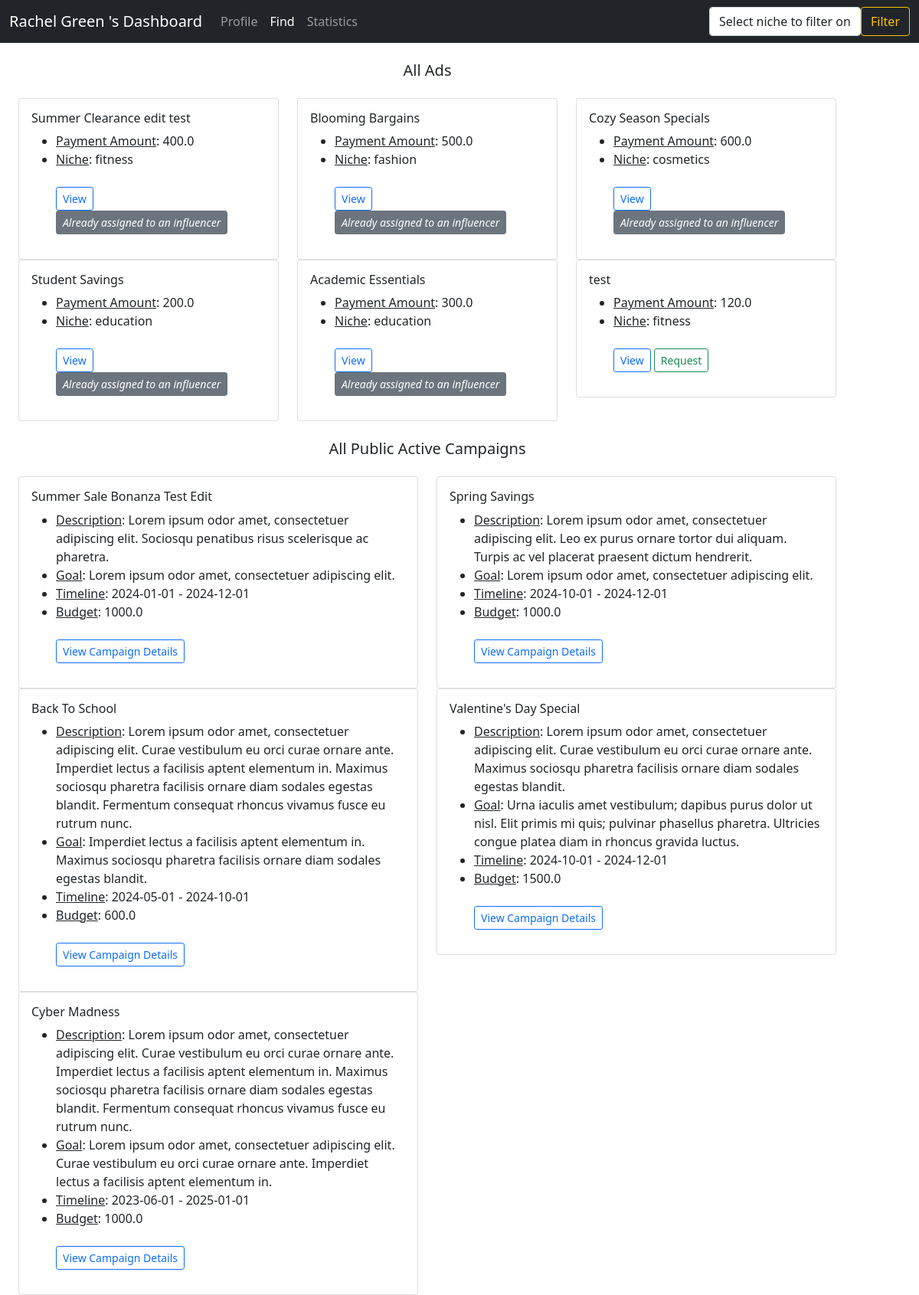
The app's page /influencer_find/1 with its own data.
### backend/models.py (models this page shows)
class Influencer(db.Model):
    __tablename__ = 'influencer'
    id = db.Column(db.Integer, primary_key=True)
    first_name = db.Column(db.String, nullable=False)
    last_name = db.Column(db.String)
    age = db.Column(db.Integer, nullable=False)
    username = db.Column(db.String, unique=True, nullable=False)
    password = db.Column(db.String, nullable=False)
    email = db.Column(db.String, unique=True, nullable=False)
    earning = db.Column(db.Integer, default=0)
    flagged = db.Column(db.Boolean, default=False)
    reach = db.relationship('Reach', backref='influencer', cascade='all, delete-orphan')
    ad_request = db.relationship('Ad_Request', backref='influencer')
    influencer_niche = db.relationship('Influencer_Niche', backref='influencer')

class Ad_Request(db.Model):
    __tablename__ = 'ad_request'
    id = db.Column(db.Integer, primary_key=True)
    influencer_id = db.Column(db.Integer, db.ForeignKey('influencer.id'))
    campaign_id = db.Column(db.Integer, db.ForeignKey('campaign.id'), nullable=False)
    title = db.Column(db.String, nullable=False)
    status = db.Column(db.Enum('pending', 'accepted', 'completed', 'requested'))
    payment_amount = db.Column(db.Float, nullable=False)
    requirement = db.Column(db.String, nullable=False)
    niche_id = db.Column(db.Integer, db.ForeignKey('niche.id'), nullable=False)

class Niche(db.Model):
    __tablename__ = 'niche'
    id = db.Column(db.Integer, primary_key=True)
    name = db.Column(db.String, nullable=False)
    influencer_niche = db.relationship('Influencer_Niche', backref='niche')
    ad_request = db.relationship('Ad_Request', backref='niche')

class Campaign(db.Model):
    __tablename__ = 'campaign'
    id = db.Column(db.Integer, primary_key=True)
    sponsor_id = db.Column(db.Integer, db.ForeignKey('sponsor.id'), nullable=False)
    visibility = db.Column(db.Enum('private', 'public'), default='public', nullable=False)
    title = db.Column(db.String, nullable=False)
    description = db.Column(db.String)
    goal = db.Column(db.String)
    start_date = db.Column(db.Date, nullable=False)
    end_date = db.Column(db.Date, nullable=False)
    budget = db.Column(db.Float, nullable=False)
    flagged = db.Column(db.Boolean, default=False)
    ad_request = db.relationship('Ad_Request', backref='campaign', cascade='all, delete-orphan')

### backend/controllers.py (the view)
@app.route('/influencer_find/<int:influencer_id>', methods=['GET', 'POST'])
def influencer_find(influencer_id):
    influencer = Influencer.query.filter_by(id=influencer_id).first()
    niches = Niche.query.all()
    filtered_niche_id = request.args.get('niche_id')
    if not filtered_niche_id:
        return render_template('influencer_find.html', fname=influencer.first_name, lname=influencer.last_name, influencer_id=influencer_id,
                           all_public_campaigns=fetch_all_public_campaigns(), all_ads=fetch_all_ads(), niches=niches)
    else:
        return render_template('influencer_find.html', fname=influencer.first_name, lname=influencer.last_name, influencer_id=influencer_id,
                               all_ads=fetch_all_ads(filtered_niche_id), niches=niches)

### backend/controllers.py (called while the page is built)
def fetch_all_public_campaigns():
    current_date = datetime.now().date()
    campaigns = Campaign.query.filter(Campaign.end_date > current_date, Campaign.visibility=='public', Campaign.flagged==False).all()
    all_public_campaigns = {}
    for campaign in campaigns:
        if campaign.id not in all_public_campaigns.keys():
            all_public_campaigns[campaign.id] = {'title': campaign.title, 'description': campaign.description, 'goal': campaign.goal,
                                                 'sdate': campaign.start_date, 'edate': campaign.end_date, 'budget': campaign.budget}
    return all_public_campaigns

### templates/influencer_find.html (shortened to what this page needs)
<!DOCTYPE html>
<html lang="en">
<head>
    <link href="https://cdn.jsdelivr.net/npm/bootstrap@5.0.2/dist/css/bootstrap.min.css" rel="stylesheet">
</head>
<body>
    <div id="container">
        <div id="panel">
            <nav class="navbar navbar-expand-lg navbar-dark bg-dark">
                <div class="container-fluid">
                    <label class="navbar-brand">{{ fname }} {{ lname }}'s Dashboard</label>
                    <div class="collapse navbar-collapse" id="navbarNavAltMarkup">
                        <ul class="navbar-nav me-auto mb-2 mb-lg-0">
                            <li class="nav-item"><a class="nav-link" href="/influencer_dashboard/{{ influencer_id }}">Profile</a></li>
                            <li class="nav-item"><a class="nav-link active" href="/influencer_find/{{ influencer_id }}">Find</a></li>
                            <li class="nav-item"><a class="nav-link" href="/influencer_statistics/{{ influencer_id }}">Statistics</a></li>
                        </ul>
                        <form class="d-flex" method="GET" action="/influencer_find/{{ influencer_id }}">
                            <select class="form-control" name="niche_id">
                                <option value="" disabled selected>Select niche to filter on</option>
                            </select>
                            <button class="btn btn-outline-warning" type="submit">Filter</button>
                        </form>
                    </div>
                </div>
            </nav>
        </div>
        <div class="container row">
            <h5 class="text-center my-4">All Ads</h5>
            {% if all_ads %}
                {% for key, value in all_ads.items() %}
                    <div class="col-sm-4">
                        <div class="card">
                            <div class="card-body">
                                <h6 class="card-title">{{ value.ad_title }}</h6>
                                <ul>
                                    <li><u>Payment Amount</u>: {{ value.payment_amount }}</li>
                                    <li><u>Niche</u>: {{ value.niche }}</li> <br>
                                    <button type="button" class="btn btn-outline-primary btn-sm" data-bs-toggle="modal" data-bs-target="#viewAdRequestModal{{ key }}">View</button>
                                    {% if value.assigned_influencer %}
                                        <button class="btn btn-secondary btn-sm"><i>Already assigned to an influencer</i></button>
                                    {% else %}
                                        <a href="/request_sponsor_for_ad/{{ influencer_id }}/{{ key }}" class="btn btn-outline-success btn-sm">Request</a>
                                    {% endif %}
                                </ul>
                            </div>
                        </div>
                    </div>
                {% endfor %}
            {% else %}
                    <h6 class="text-secondary">Nothing available to show</h6>
            {% endif %}
        </div>
        <div class="container row">
            <h5 class="text-center my-4">All Public Active Campaigns</h5>
            {% if all_public_campaigns %}
                {% for key, value in all_public_campaigns.items() %}
                    <div class="col-sm-6">
                        <div class="card">
                            <div class="card-body">
                                <h6 class="card-title">{{ value.title }}</h6>
                                <ul>
                                    <li><u>Description</u>: {{ value.description }}</li>
                                    <li><u>Goal</u>: {{ value.goal }}</li>
                                    <li><u>Timeline</u>: {{ value.sdate }} - {{ value.edate }}</li>
                                    <li><u>Budget</u>: {{ value.budget }}</li> <br>
                                    <a href="/campaign_details_for_influencer/{{ influencer_id }}/{{ key }}" class="btn btn-outline-primary btn-sm">View Campaign Details</a>
                                </ul>
                            </div>
                        </div>
                    </div>
                {% endfor %}
            {% else %}
                    <h6 class="text-secondary">Nothing available to show</h6>
            {% endif %}
        </div>
    </div>
</body>
</html>

### records on screen
Influencer: first_name "Rachel", last_name "Green"
Ad_Request: ad_title "Summer Clearance edit test", payment_amount "400.0"
Niche: niche "fitness" "fitness"
Ad_Request: ad_title "Blooming Bargains", payment_amount "500.0"
Niche: niche "fashion"
Ad_Request: ad_title "Cozy Season Specials", payment_amount "600.0"
Niche: niche "cosmetics"
Ad_Request: ad_title "Student Savings", payment_amount "200.0"
Niche: niche "education" "education"
Ad_Request: ad_title "Academic Essentials", payment_amount "300.0"
Ad_Request: ad_title "test", payment_amount "120.0"
Campaign: title "Summer Sale Bonanza Test Edit", description "Lorem ipsum odor amet, consectetuer adipiscing elit. Sociosqu penatibus risus scelerisque ac pharetra.", goal "Lorem ipsum odor amet, consectetuer adipiscing elit.", sdate "2024-01-01", edate "2024-12-01", budget "1000.0"
Campaign: title "Spring Savings", description "Lorem ipsum odor amet, consectetuer adipiscing elit. Leo ex purus ornare tortor dui aliquam. Turpis ac vel placerat praesent dictum hendrerit.", goal "Lorem ipsum odor amet, consectetuer adipiscing elit.", sdate "2024-10-01", edate "2024-12-01", budget "1000.0"
Campaign: title "Back To School", description "Lorem ipsum odor amet, consectetuer adipiscing elit. Curae vestibulum eu orci curae ornare ante. Imperdiet lectus a facilisis aptent elementum in. Maximus sociosqu pharetra facilisis ornare diam sodales egestas blandit. Fermentum consequat rhoncus vivamus fusce eu rutrum nunc.", goal "Imperdiet lectus a facilisis aptent elementum in. Maximus sociosqu pharetra facilisis ornare diam sodales egestas blandit.", sdate "2024-05-01", edate "2024-10-01", budget "600.0"
Campaign: title "Valentine's Day Special", description "Lorem ipsum odor amet, consectetuer adipiscing elit. Curae vestibulum eu orci curae ornare ante. Maximus sociosqu pharetra facilisis ornare diam sodales egestas blandit.", goal "Urna iaculis amet vestibulum; dapibus purus dolor ut nisl. Elit primis mi quis; pulvinar phasellus pharetra. Ultricies congue platea diam in rhoncus gravida luctus.", sdate "2024-10-01", edate "2024-12-01", budget "1500.0"
Campaign: title "Cyber Madness", description "Lorem ipsum odor amet, consectetuer adipiscing elit. Curae vestibulum eu orci curae ornare ante. Imperdiet lectus a facilisis aptent elementum in. Maximus sociosqu pharetra facilisis ornare diam sodales egestas blandit. Fermentum consequat rhoncus vivamus fusce eu rutrum nunc.", goal "Lorem ipsum odor amet, consectetuer adipiscing elit. Curae vestibulum eu orci curae ornare ante. Imperdiet lectus a facilisis aptent elementum in.", sdate "2023-06-01", edate "2025-01-01", budget "1000.0"
